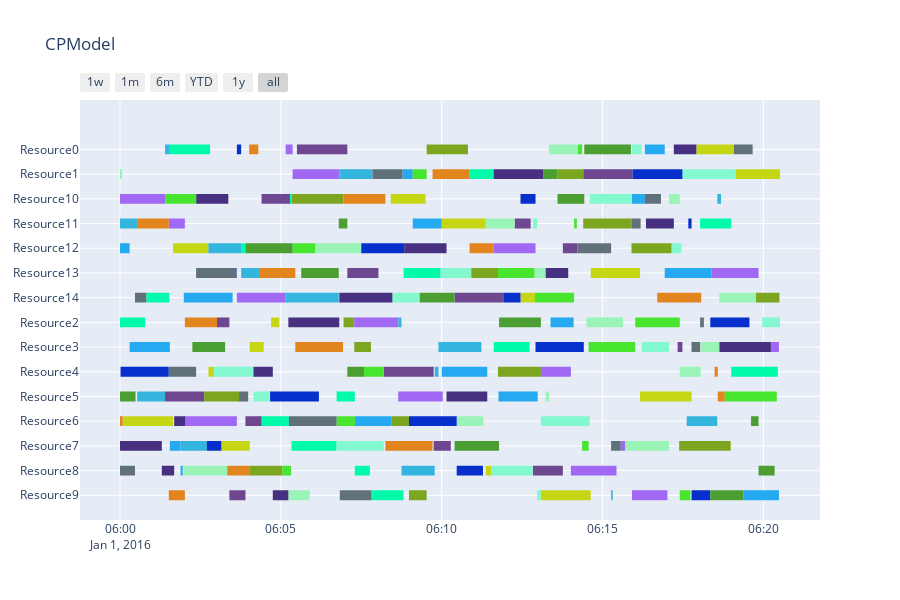

Write notebook code for a chart like this one.
### Markdown cell above
### Solve Taillard instances using CP-SAT

### Code cell
durations, machines = get_data()
model = CPModel(durations, machines)
result = model.solve(display=True)
model.summary()
